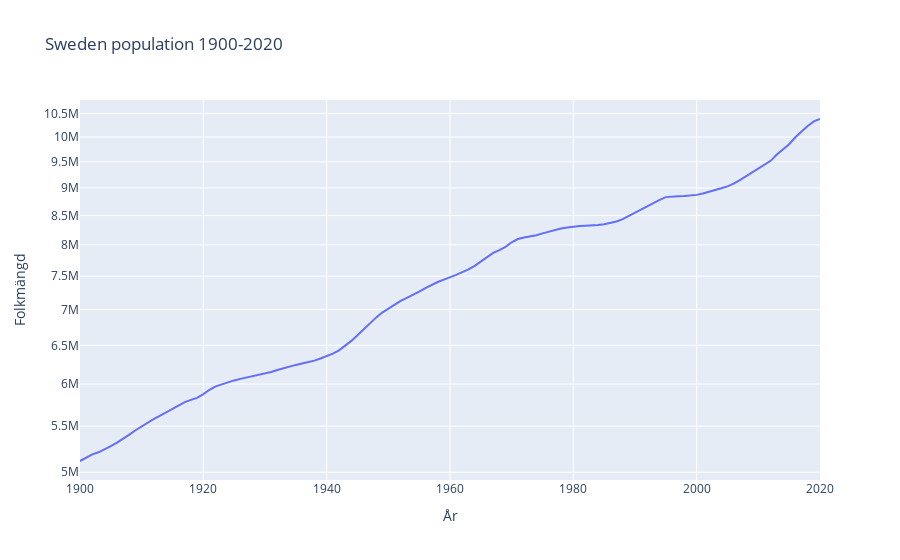

The notebook cell saved with this chart:
### Markdown cell above
# Line Chart

### Code cell
fig=px.line(from1900,x="År",y="Folkmängd",title="Sweden population 1900-2020",range_x=[1900,2020],log_y=True)
fig.show()
